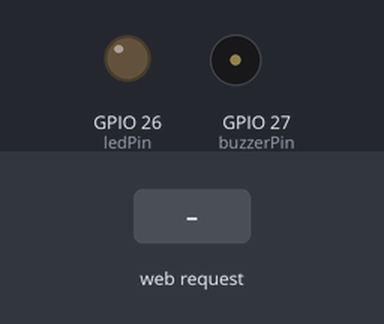
A sketch run on a simulated ESP32. Shown: output pins drawn as LEDs (lit = HIGH), buzzer (waves = sounding, pin HIGH). The inputs (shaded band) are chosen by the test bench. WiFi joins after 1.5 s; servers stay silent unless stated; uploads are accepted with an empty reply; what the sketch prints to the serial monitor is not drawn.

Above: at 3.7 s.
3.8 s: HTTP request GET /status?value=OKAY received
At 4.6 s:
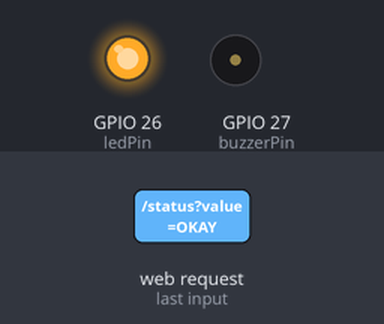
5.7 s: HTTP request GET /status?value=BAD received
At 6.9 s:
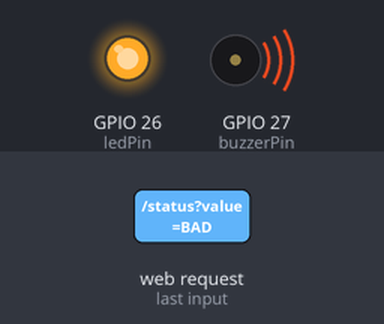
7.2 s: HTTP request GET /end received
At 8.1 s:
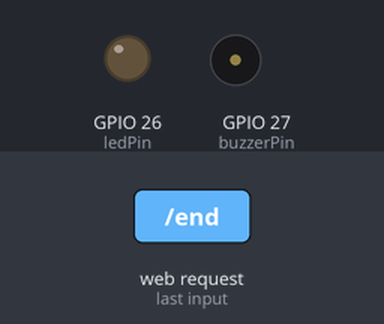
Timing chart, 0 to 10.2 s (numbered marks = the images above; inputs shaded):
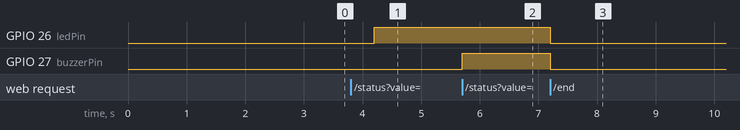

Measured:
- after the input at 3.8 s, GPIO 26 (ledPin): LOW → HIGH after 0.40 s
- after the input at 5.7 s, GPIO 27 (buzzerPin): LOW → HIGH at once
- after the input at 7.2 s, GPIO 26 (ledPin), GPIO 27 (buzzerPin): HIGH → LOW at once

The sketch:

reading.ino
```cpp
#include <WiFi.h>
#include <WiFiClientSecure.h>
#include <HTTPClient.h>
#include <WebServer.h>

const char* apSSID = "PostureESP";
const char* apPassword = "12345678";


const char* internetSSID = "ufdevice";
const char* internetPassword = "gogators";

const String firebaseBase = "https://iot-posture-monitoring-default-rtdb.firebaseio.com";

WebServer server(80);

const int ledPin = 26;
const int buzzerPin = 27;

unsigned long lastBuzzToggle = 0;
bool buzzerState = false;


struct ControlState {
  bool active = false;
  String sessionId = "";
  unsigned long startedAt = 0;
};

struct LiveState {
  String sessionId = "";
  String status = "UNKNOWN";
  int score = 0;
  unsigned long updatedAt = 0;
  unsigned long durationSeconds = 0;
};

struct SessionLiveState {
  unsigned long startedAt = 0;
  unsigned long endedAt = 0;
  String latestStatus = "UNKNOWN";
  int goodCount = 0;
  int okayCount = 0;
  int badCount = 0;
  int totalReadings = 0;
  int goodPercentage = 0;
};

const int MAX_TIMELINE_POINTS = 120;

struct TimelinePoint {
  unsigned long timestamp = 0;
  String status = "UNKNOWN";
  int score = 0;
};

TimelinePoint timeline[MAX_TIMELINE_POINTS];
int timelineCount = 0;

ControlState controlState;
LiveState liveState;
SessionLiveState sessionState;


String httpsGET(const String& path) {
  WiFiClientSecure client;
  client.setInsecure();

  HTTPClient https;
  String url = firebaseBase + path + ".json";

  https.begin(client, url);
  int httpCode = https.GET();

  String payload = "";
  if (httpCode > 0) {
    payload = https.getString();
  }

  https.end();
  return payload;
}

void httpsPUT(const String& path, const String& json) {
  WiFiClientSecure client;
  client.setInsecure();

  HTTPClient https;
  String url = firebaseBase + path + ".json";

  https.begin(client, url);
  https.addHeader("Content-Type", "application/json");
  https.PUT(json);
  https.end();
}

void httpsPATCH(const String& path, const String& json) {
  WiFiClientSecure client;
  client.setInsecure();

  HTTPClient https;
  String url = firebaseBase + path + ".json";

  https.begin(client, url);
  https.addHeader("Content-Type", "application/json");
  https.PATCH(json);
  https.end();
}

void httpsPOST(const String& path, const String& json) {
  WiFiClientSecure client;
  client.setInsecure();

  HTTPClient https;
  String url = firebaseBase + path + ".json";

  https.begin(client, url);
  https.addHeader("Content-Type", "application/json");
  https.POST(json);
  https.end();
}


String generateSessionId() {
  return "session_" + String(millis());
}

int statusToScore(const String& status) {
  if (status == "GOOD") return 90;
  if (status == "OKAY") return 60;
  if (status == "BAD") return 30;
  return 0;
}

void updateGoodPercentage() {
  if (sessionState.totalReadings == 0) {
    sessionState.goodPercentage = 0;
  } else {
    sessionState.goodPercentage =
      (sessionState.goodCount * 100) / sessionState.totalReadings;
  }
}

void addTimelinePoint(const String& status, int score) {
  if (timelineCount < MAX_TIMELINE_POINTS) {
    timeline[timelineCount].timestamp = millis();
    timeline[timelineCount].status = status;
    timeline[timelineCount].score = score;
    timelineCount++;
  } else {
    for (int i = 1; i < MAX_TIMELINE_POINTS; i++) {
      timeline[i - 1] = timeline[i];
    }
    timeline[MAX_TIMELINE_POINTS - 1].timestamp = millis();
    timeline[MAX_TIMELINE_POINTS - 1].status = status;
    timeline[MAX_TIMELINE_POINTS - 1].score = score;
  }
}

void applyOutputFeedback(const String& status) {
  if (status == "BAD") {
    digitalWrite(ledPin, HIGH);

    unsigned long currentMillis = millis();
    if (currentMillis - lastBuzzToggle >= 600) {
      lastBuzzToggle = currentMillis;
      buzzerState = !buzzerState;
      digitalWrite(buzzerPin, buzzerState ? HIGH : LOW);
    }
  } else if (status == "OKAY") {
    digitalWrite(ledPin, HIGH);
    digitalWrite(buzzerPin, LOW);
    buzzerState = false;
  } else {
    digitalWrite(ledPin, LOW);
    digitalWrite(buzzerPin, LOW);
    buzzerState = false;
  }
}

void resetSessionStats(const String& sessionId) {
  controlState.active = true;
  controlState.sessionId = sessionId;
  controlState.startedAt = millis();

  liveState.sessionId = sessionId;
  liveState.status = "UNKNOWN";
  liveState.score = 0;
  liveState.updatedAt = millis();
  liveState.durationSeconds = 0;

  sessionState.startedAt = millis();
  sessionState.endedAt = 0;
  sessionState.latestStatus = "UNKNOWN";
  sessionState.goodCount = 0;
  sessionState.okayCount = 0;
  sessionState.badCount = 0;
  sessionState.totalReadings = 0;
  sessionState.goodPercentage = 0;

  timelineCount = 0;
}

void endCurrentSession() {
  if (!controlState.active) return;
  sessionState.endedAt = millis();
  controlState.active = false;
}


void uploadControlToFirebase() {
  String json =
    "{"
    "\"active\":" + String(controlState.active ? "true" : "false") + ","
    "\"sessionId\":\"" + controlState.sessionId + "\","
    "\"startedAt\":" + String(controlState.startedAt) +
    "}";

  httpsPUT("/control", json);
}

void uploadLiveToFirebase() {
  String json =
    "{"
    "\"sessionId\":\"" + liveState.sessionId + "\","
    "\"status\":\"" + liveState.status + "\","
    "\"score\":" + String(liveState.score) + ","
    "\"updatedAt\":" + String(liveState.updatedAt) + ","
    "\"durationSeconds\":" + String(liveState.durationSeconds) +
    "}";

  httpsPUT("/live", json);
}

void uploadSessionSummaryToFirebase() {
  if (controlState.sessionId == "") return;

  String json =
    "{"
    "\"startedAt\":" + String(sessionState.startedAt) + ","
    "\"endedAt\":" + String(sessionState.endedAt) + ","
    "\"latestStatus\":\"" + sessionState.latestStatus + "\","
    "\"goodCount\":" + String(sessionState.goodCount) + ","
    "\"okayCount\":" + String(sessionState.okayCount) + ","
    "\"badCount\":" + String(sessionState.badCount) + ","
    "\"totalReadings\":" + String(sessionState.totalReadings) + ","
    "\"goodPercentage\":" + String(sessionState.goodPercentage) +
    "}";

  httpsPUT("/sessions_live/" + controlState.sessionId, json);
}

void uploadTimelineEventToFirebase(const String& status, int score) {
  if (controlState.sessionId == "") return;

  String json =
    "{"
    "\"timestamp\":" + String(millis()) + ","
    "\"status\":\"" + status + "\","
    "\"score\":" + String(score) +
    "}";

  httpsPOST("/sessions_live/" + controlState.sessionId + "/timeline", json);
}

void recordPostureStatus(const String& status) {
  if (!controlState.active) {
    String newSessionId = generateSessionId();
    resetSessionStats(newSessionId);
    uploadControlToFirebase();
    uploadSessionSummaryToFirebase();
  }

  int score = statusToScore(status);
  unsigned long now = millis();

  liveState.sessionId = controlState.sessionId;
  liveState.status = status;
  liveState.score = score;
  liveState.updatedAt = now;
  liveState.durationSeconds = (now - controlState.startedAt) / 1000;

  sessionState.latestStatus = status;
  sessionState.totalReadings++;

  if (status == "GOOD") {
    sessionState.goodCount++;
  } else if (status == "OKAY") {
    sessionState.okayCount++;
  } else if (status == "BAD") {
    sessionState.badCount++;
  }

  updateGoodPercentage();
  addTimelinePoint(status, score);
  applyOutputFeedback(status);

  uploadLiveToFirebase();
  uploadSessionSummaryToFirebase();
  uploadTimelineEventToFirebase(status, score);

  Serial.print("Uploaded to Firebase: ");
  Serial.println(status);
}


void handleRoot() {
  server.send(200, "text/plain", "Output ESP running");
}

void handleStart() {
  String newSessionId = generateSessionId();
  resetSessionStats(newSessionId);

  uploadControlToFirebase();
  uploadLiveToFirebase();
  uploadSessionSummaryToFirebase();

  server.send(200, "text/plain", "Session started");
}

void handleEnd() {
  endCurrentSession();

  digitalWrite(ledPin, LOW);
  digitalWrite(buzzerPin, LOW);
  buzzerState = false;

  uploadControlToFirebase();
  uploadSessionSummaryToFirebase();

  server.send(200, "text/plain", "Session ended");
}

void handleStatusUpdate() {
  if (!server.hasArg("value")) {
    server.send(400, "text/plain", "Missing value");
    return;
  }

  String status = server.arg("value");
  status.trim();
  status.toUpperCase();

  if (status != "GOOD" && status != "OKAY" && status != "BAD") {
    server.send(400, "text/plain", "Status must be GOOD, OKAY, or BAD");
    return;
  }

  recordPostureStatus(status);
  server.send(200, "text/plain", "OK");
}


void setup() {
  Serial.begin(115200);
  delay(1000);

  pinMode(ledPin, OUTPUT);
  pinMode(buzzerPin, OUTPUT);
  digitalWrite(ledPin, LOW);
  digitalWrite(buzzerPin, LOW);

  WiFi.mode(WIFI_AP_STA);

  WiFi.softAP(apSSID, apPassword);
  Serial.println("AP started");
  Serial.print("AP IP: ");
  Serial.println(WiFi.softAPIP());

  WiFi.begin(internetSSID, internetPassword);
  Serial.print("Connecting to internet");
  while (WiFi.status() != WL_CONNECTED) {
    delay(500);
    Serial.print(".");
  }
  Serial.println();
  Serial.println("Connected to internet");
  Serial.print("STA IP: ");
  Serial.println(WiFi.localIP());

  server.on("/", HTTP_GET, handleRoot);
  server.on("/start", HTTP_GET, handleStart);
  server.on("/end", HTTP_GET, handleEnd);
  server.on("/status", HTTP_GET, handleStatusUpdate);

  server.begin();
  Serial.println("Server started");
}

void loop() {
  server.handleClient();
}
```
